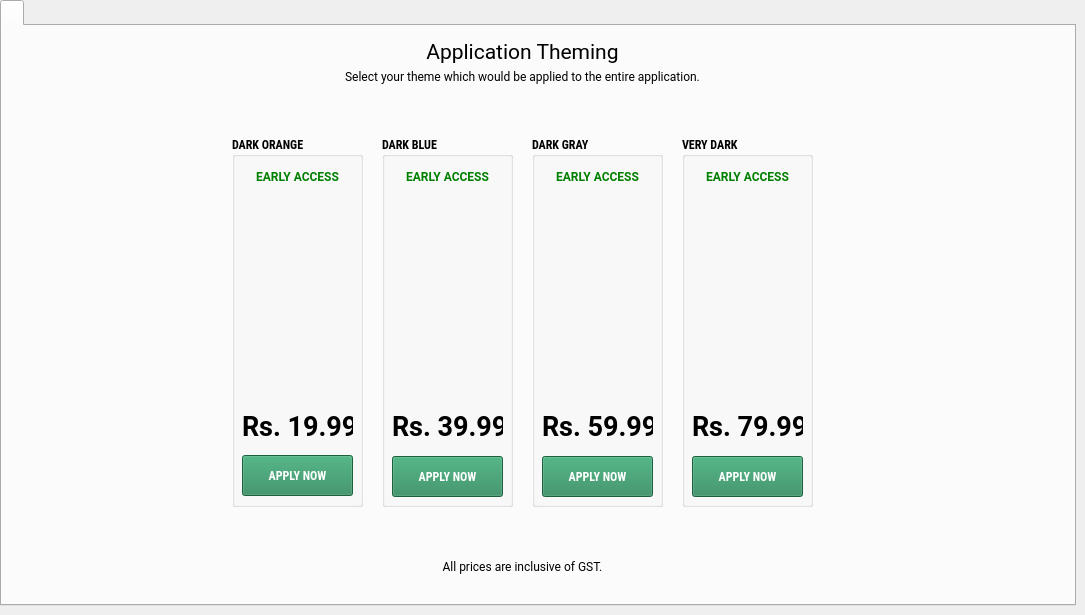
    <widget class="QWidget" name="tab_5">
     <attribute name="title">
      <string>Themes</string>
     </attribute>
     <widget class="QTabWidget" name="tabWidget_3">
      <property name="geometry">
       <rect>
        <x>0</x>
        <y>0</y>
        <width>1076</width>
        <height>606</height>
       </rect>
      </property>
      <property name="currentIndex">
       <number>0</number>
      </property>
      <property name="iconSize">
       <size>
        <width>20</width>
        <height>20</height>
       </size>
      </property>
      <widget class="QWidget" name="tab_11">
       <attribute name="icon">
        <iconset resource="icons.qrc">
         <normaloff>:/icons/active_svg/themes.svg</normaloff>:/icons/active_svg/themes.svg</iconset>
       </attribute>
       <attribute name="title">
        <string/>
       </attribute>
       <widget class="QLabel" name="label_12">
        <property name="geometry">
         <rect>
          <x>330</x>
          <y>40</y>
          <width>381</width>
          <height>20</height>
         </rect>
        </property>
        <property name="font">
         <font>
          <family>Roboto</family>
          <weight>50</weight>
          <italic>false</italic>
          <bold>false</bold>
         </font>
        </property>
        <property name="styleSheet">
         <string notr="true"/>
        </property>
        <property name="text">
         <string>Select your theme which would be applied to the entire application.</string>
        </property>
        <property name="alignment">
         <set>Qt::AlignCenter</set>
        </property>
       </widget>
       <widget class="QGroupBox" name="groupBox_19">
        <property name="geometry">
         <rect>
          <x>530</x>
          <y>110</y>
          <width>131</width>
          <height>371</height>
         </rect>
        </property>
        <property name="font">
         <font>
          <family>Roboto Condensed</family>
          <weight>75</weight>
          <bold>true</bold>
         </font>
        </property>
        <property name="styleSheet">
         <string notr="true"/>
        </property>
        <property name="title">
         <string>DARK GRAY</string>
        </property>
        <widget class="QPushButton" name="pushButton_29">
         <property name="enabled">
          <bool>false</bool>
         </property>
         <property name="geometry">
          <rect>
           <x>10</x>
           <y>120</y>
           <width>111</width>
           <height>111</height>
          </rect>
         </property>
         <property name="styleSheet">
          <string notr="true">border : none;
background-color : transparent;</string>
         </property>
         <property name="text">
          <string/>
         </property>
         <property name="icon">
          <iconset resource="icons.qrc">
           <normaloff>:/icons/active_svg/cart.svg</normaloff>:/icons/active_svg/cart.svg</iconset>
         </property>
         <property name="iconSize">
          <size>
           <width>168</width>
           <height>168</height>
          </size>
         </property>
        </widget>
        <widget class="QPushButton" name="pushButton_30">
         <property name="geometry">
          <rect>
           <x>10</x>
           <y>320</y>
           <width>111</width>
           <height>41</height>
          </rect>
         </property>
         <property name="font">
          <font>
           <family>Roboto Condensed</family>
           <weight>75</weight>
           <bold>true</bold>
          </font>
         </property>
         <property name="styleSheet">
          <string notr="true">background-color : rgb(39, 135, 90);
color:white;</string>
         </property>
         <property name="text">
          <string>APPLY NOW</string>
         </property>
         <property name="flat">
          <bool>false</bool>
         </property>
        </widget>
        <widget class="QLabel" name="label_33">
         <property name="geometry">
          <rect>
           <x>10</x>
           <y>270</y>
           <width>111</width>
           <height>41</height>
          </rect>
         </property>
         <property name="font">
          <font>
           <family>Roboto</family>
           <pointsize>20</pointsize>
          </font>
         </property>
         <property name="text">
          <string>Rs. 59.99</string>
         </property>
        </widget>
        <widget class="QLabel" name="label_34">
         <property name="geometry">
          <rect>
           <x>10</x>
           <y>30</y>
           <width>111</width>
           <height>20</height>
          </rect>
         </property>
         <property name="font">
          <font>
           <family>Roboto</family>
          </font>
         </property>
         <property name="styleSheet">
          <string notr="true">color : green;</string>
         </property>
         <property name="text">
          <string>EARLY ACCESS</string>
         </property>
         <property name="alignment">
          <set>Qt::AlignCenter</set>
         </property>
        </widget>
       </widget>
       <widget class="QGroupBox" name="groupBox_17">
        <property name="geometry">
         <rect>
          <x>230</x>
          <y>110</y>
          <width>131</width>
          <height>371</height>
         </rect>
        </property>
        <property name="font">
         <font>
          <family>Roboto Condensed</family>
          <weight>75</weight>
          <bold>true</bold>
         </font>
        </property>
        <property name="styleSheet">
         <string notr="true"/>
        </property>
        <property name="title">
         <string>DARK ORANGE</string>
        </property>
        <widget class="QPushButton" name="pushButton_31">
         <property name="enabled">
          <bool>false</bool>
         </property>
         <property name="geometry">
          <rect>
           <x>9</x>
           <y>120</y>
           <width>111</width>
           <height>111</height>
          </rect>
         </property>
         <property name="styleSheet">
          <string notr="true">border : none;
background-color : transparent;</string>
         </property>
         <property name="text">
          <string/>
         </property>
         <property name="icon">
          <iconset resource="icons.qrc">
           <normaloff>:/icons/active_svg/cart.svg</normaloff>:/icons/active_svg/cart.svg</iconset>
         </property>
         <property name="iconSize">
          <size>
           <width>168</width>
           <height>168</height>
          </size>
         </property>
         <property name="flat">
          <bool>false</bool>
         </property>
        </widget>
        <widget class="QPushButton" name="pushButton_32">
         <property name="geometry">
          <rect>
           <x>10</x>
           <y>319</y>
           <width>111</width>
           <height>41</height>
          </rect>
         </property>
         <property name="font">
          <font>
           <family>Roboto Condensed</family>
           <weight>75</weight>
           <bold>true</bold>
          </font>
         </property>
         <property name="styleSheet">
          <string notr="true">background-color : rgb(39, 135, 90);
color:white;</string>
         </property>
         <property name="text">
          <string>APPLY NOW</string>
         </property>
         <property name="flat">
          <bool>false</bool>
         </property>
        </widget>
        <widget class="QLabel" name="label_35">
         <property name="geometry">
          <rect>
           <x>10</x>
           <y>270</y>
           <width>111</width>
           <height>41</height>
          </rect>
         </property>
         <property name="font">
          <font>
           <family>Roboto</family>
           <pointsize>20</pointsize>
          </font>
         </property>
         <property name="text">
          <string>Rs. 19.99</string>
         </property>
        </widget>
        <widget class="QLabel" name="label_36">
         <property name="geometry">
          <rect>
           <x>10</x>
           <y>30</y>
           <width>111</width>
           <height>20</height>
          </rect>
         </property>
         <property name="font">
          <font>
           <family>Roboto</family>
          </font>
         </property>
         <property name="styleSheet">
          <string notr="true">color : green;</string>
         </property>
         <property name="text">
          <string>EARLY ACCESS</string>
         </property>
         <property name="alignment">
          <set>Qt::AlignCenter</set>
         </property>
        </widget>
       </widget>
       <widget class="QGroupBox" name="groupBox_18">
        <property name="geometry">
         <rect>
          <x>380</x>
          <y>110</y>
          <width>131</width>
          <height>371</height>
         </rect>
        </property>
        <property name="font">
         <font>
          <family>Roboto Condensed</family>
          <weight>75</weight>
          <bold>true</bold>
         </font>
        </property>
        <property name="styleSheet">
         <string notr="true"/>
        </property>
        <property name="title">
         <string>DARK BLUE</string>
        </property>
        <widget class="QPushButton" name="pushButton_33">
         <property name="enabled">
          <bool>false</bool>
         </property>
         <property name="geometry">
          <rect>
           <x>10</x>
           <y>120</y>
           <width>111</width>
           <height>111</height>
          </rect>
         </property>
         <property name="styleSheet">
          <string notr="true">border : none;
background-color : transparent;</string>
         </property>
         <property name="text">
          <string/>
         </property>
         <property name="icon">
          <iconset resource="icons.qrc">
           <normaloff>:/icons/active_svg/cart.svg</normaloff>:/icons/active_svg/cart.svg</iconset>
         </property>
         <property name="iconSize">
          <size>
           <width>168</width>
           <height>168</height>
          </size>
         </property>
        </widget>
        <widget class="QPushButton" name="pushButton_36">
         <property name="geometry">
          <rect>
           <x>10</x>
           <y>320</y>
           <width>111</width>
           <height>41</height>
          </rect>
         </property>
         <property name="font">
          <font>
           <family>Roboto Condensed</family>
           <weight>75</weight>
           <bold>true</bold>
          </font>
         </property>
         <property name="styleSheet">
          <string notr="true">background-color : rgb(39, 135, 90);
color:white;</string>
         </property>
         <property name="text">
          <string>APPLY NOW</string>
         </property>
         <property name="flat">
          <bool>false</bool>
         </property>
        </widget>
        <widget class="QLabel" name="label_37">
         <property name="geometry">
          <rect>
           <x>10</x>
           <y>270</y>
           <width>111</width>
           <height>41</height>
          </rect>
         </property>
         <property name="font">
          <font>
           <family>Roboto</family>
           <pointsize>20</pointsize>
          </font>
         </property>
         <property name="text">
          <string>Rs. 39.99</string>
         </property>
        </widget>
        <widget class="QLabel" name="label_38">
         <property name="geometry">
          <rect>
           <x>10</x>
           <y>30</y>
           <width>111</width>
           <height>20</height>
          </rect>
         </property>
         <property name="font">
          <font>
           <family>Roboto</family>
          </font>
         </property>
         <property name="styleSheet">
          <string notr="true">color : green;</string>
         </property>
         <property name="text">
          <string>EARLY ACCESS</string>
         </property>
         <property name="alignment">
          <set>Qt::AlignCenter</set>
         </property>
        </widget>
       </widget>
       <widget class="QGroupBox" name="groupBox_20">
        <property name="geometry">
         <rect>
          <x>680</x>
          <y>110</y>
          <width>131</width>
          <height>371</height>
         </rect>
        </property>
        <property name="font">
         <font>
          <family>Roboto Condensed</family>
          <weight>75</weight>
          <bold>true</bold>
         </font>
        </property>
        <property name="styleSheet">
         <string notr="true"/>
        </property>
        <property name="title">
         <string>VERY DARK</string>
        </property>
        <widget class="QPushButton" name="pushButton_47">
         <property name="enabled">
          <bool>false</bool>
         </property>
         <property name="geometry">
          <rect>
           <x>10</x>
           <y>120</y>
           <width>111</width>
           <height>111</height>
          </rect>
         </property>
         <property name="styleSheet">
          <string notr="true">border : none;
background-color : transparent;</string>
         </property>
         <property name="text">
          <string/>
         </property>
         <property name="icon">
          <iconset resource="icons.qrc">
           <normaloff>:/icons/active_svg/cart.svg</normaloff>:/icons/active_svg/cart.svg</iconset>
         </property>
         <property name="iconSize">
          <size>
           <width>168</width>
           <height>168</height>
          </size>
         </property>
        </widget>
        <widget class="QPushButton" name="pushButton_48">
         <property name="geometry">
          <rect>
           <x>10</x>
           <y>320</y>
           <width>111</width>
           <height>41</height>
          </rect>
         </property>
         <property name="font">
          <font>
           <family>Roboto Condensed</family>
           <weight>75</weight>
           <bold>true</bold>
          </font>
         </property>
         <property name="styleSheet">
          <string notr="true">background-color : rgb(39, 135, 90);
color:white;</string>
         </property>
         <property name="text">
          <string>APPLY NOW</string>
         </property>
         <property name="flat">
          <bool>false</bool>
         </property>
        </widget>
        <widget class="QLabel" name="label_39">
         <property name="geometry">
          <rect>
           <x>10</x>
           <y>270</y>
           <width>111</width>
           <height>41</height>
          </rect>
         </property>
         <property name="font">
          <font>
           <family>Roboto</family>
           <pointsize>20</pointsize>
          </font>
         </property>
         <property name="text">
          <string>Rs. 79.99</string>
         </property>
        </widget>
        <widget class="QLabel" name="label_41">
         <property name="geometry">
          <rect>
           <x>10</x>
           <y>30</y>
           <width>111</width>
           <height>20</height>
          </rect>
         </property>
         <property name="font">
          <font>
           <family>Roboto</family>
          </font>
         </property>
         <property name="styleSheet">
          <string notr="true">color : green;</string>
         </property>
         <property name="text">
          <string>EARLY ACCESS</string>
         </property>
         <property name="alignment">
          <set>Qt::AlignCenter</set>
         </property>
        </widget>
       </widget>
       <widget class="QLabel" name="label_48">
        <property name="geometry">
         <rect>
          <x>330</x>
          <y>530</y>
          <width>381</width>
          <height>20</height>
         </rect>
        </property>
        <property name="font">
         <font>
          <family>Roboto</family>
          <weight>50</weight>
          <bold>false</bold>
         </font>
        </property>
        <property name="styleSheet">
         <string notr="true"/>
        </property>
        <property name="text">
         <string>All prices are inclusive of GST.</string>
        </property>
        <property name="alignment">
         <set>Qt::AlignCenter</set>
        </property>
       </widget>
       <widget class="QLabel" name="label_178">
        <property name="geometry">
         <rect>
          <x>230</x>
          <y>10</y>
          <width>581</width>
          <height>31</height>
         </rect>
        </property>
        <property name="font">
         <font>
          <family>Roboto</family>
          <pointsize>16</pointsize>
         </font>
        </property>
        <property name="text">
         <string>Application Theming</string>
        </property>
        <property name="alignment">
         <set>Qt::AlignCenter</set>
        </property>
       </widget>
      </widget>
     </widget>
    </widget>
